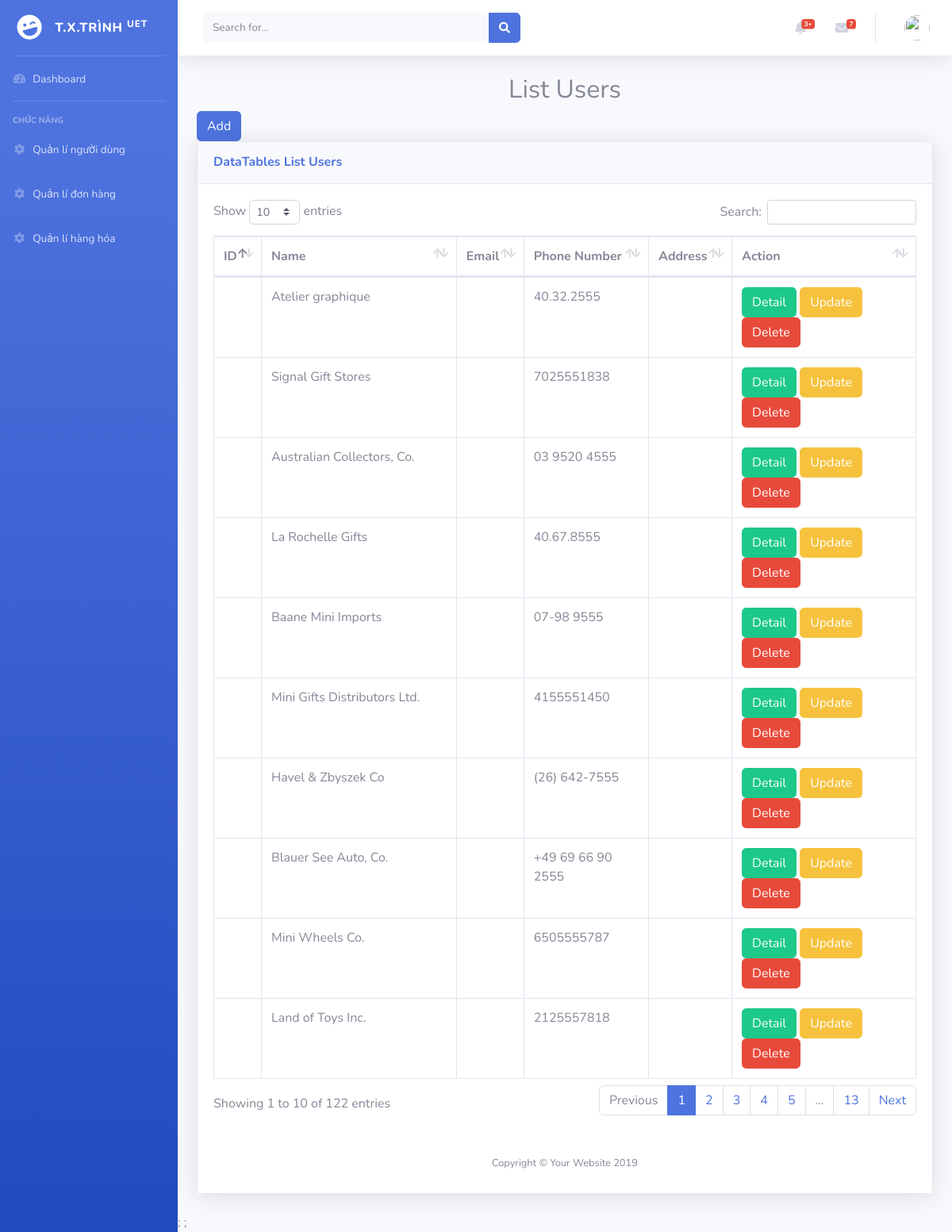
The page /admin/index.php?mod=customer (signed in) on the database its author committed.
### tables this page shows
CREATE TABLE `customers`  (
  `customerNumber` int(11) NOT NULL,
  `customerName` varchar(50) NOT NULL,
  `contactLastName` varchar(50) NOT NULL,
  `contactFirstName` varchar(50) NOT NULL,
  `phone` varchar(50) NOT NULL,
  `addressLine1` varchar(50) NOT NULL,
  `city` varchar(50) NOT NULL,
  `country` varchar(50) NOT NULL,
  PRIMARY KEY (`customerNumber`) USING BTREE
);

### admin/controllers/CustomerController.php (called while the page is built, shortened)
<?php
	class CustomerController{
		var $cate_model;
		function __construct(){
			$this->cate_model = new customer();
		}
		public function list(){
			$customers = $this->cate_model->All();
			require_once('views/customer/customer_list.php');
		}
	}
 ?>

### admin/models/Connection.php (called while the page is built, shortened)
<?php
	class Connection{
	    function __construct(){
		    $servername = "localhost";
		    $username = "root";
		    $password = "";
		    $dbname = "sport_shop";
		    $this->conn = new mysqli($servername, $username, $password, $dbname);
	    }
	}
 ?>

### admin/models/Model.php (called while the page is built, shortened)
<?php
require_once('Connection.php');
class Model{
	var $connection;
       var $table = '';
	function __construct(){
		$conn_obj = new Connection();
		$this->connection = $conn_obj->conn;
	}
	function All(){
	    $query = "SELECT * FROM ".$this->table;
	    $data = array();
	    $result = $this->connection->query($query);
	    while($row = $result->fetch_assoc()) {
	    	$data[] = $row;
	    }
	    return $data;
	}
}
?>

### admin/views/customer/customer_list.php (the view, shortened to what this page needs)
<!DOCTYPE html>
<html lang="en">
<?php require_once('public/require/head.php') ?>
<body id="page-top">
  <div id="wrapper">
    <?php require_once('public/require/sidebar.php') ?>
    <div id="content-wrapper" class="d-flex flex-column">
      <div id="content">
        <?php require_once('public/require/header.php') ?>
      <div class="container-fluid">
        <h2 align="center">List Users</h2>
        <a href="?mod=customer&act=add" class="btn btn-primary">Add</a>
        <div class="card shadow mb-4">
            <div class="card-header py-3">
              <h6 class="m-0 font-weight-bold text-primary">DataTables List Users</h6>
            </div>
            <div class="card-body">
              <div class="table-responsive">
                <table class="table table-bordered" id="dataTable" width="100%" cellspacing="0">
            <thead>
              <tr>
                    <th>ID</th>
                    <th>Name</th>
                    <th>Email</th>
                    <th>Phone Number</th>
                    <th>Address</th>
                    <th>Action</th>
                  </tr>
            </thead>
            <tbody>
            <?php foreach ($customers as $cus) { ?>
              <tr>
                    <td><?= $cus['id'] ?></td>
                    <td><?= $cus['customerName'] ?></td>
                    <td><?= $cus['email'] ?></td>
                    <td><?= $cus['phone'] ?></td>
                    <td><?= $cus['addressLine'] ?></td>
                    <td><a href="?mod=customer&act=detail&id=<?= $cus['id'] ?>" class="btn btn-success">Detail</a>
                    <a href="?mod=customer&act=update&id=<?= $cus['id'] ?>" class="btn btn-warning">Update</a>
                    <a href="?mod=customer&act=delete&id=<?= $cus['id'] ?>" onclick="return confirm('Bạn chắc chắn muốn xóa?');" class="btn btn-danger">Delete</a></td>
                  </tr>
            <?php } ?>
            </tbody>
          </table>
      </div>
      </div>
      <?php require_once('public/require/footer.php') ?>
    </div>
  </div>
  <?php require_once('public/require/logout_modal.php') ?>;
  <?php require_once('public/require/js.php') ?>;
</body>
</html>

### rows shown on the page
customers: customerName "Atelier graphique", phone "40.32.2555"
customers: customerName "Signal Gift Stores", phone "7025551838"
customers: customerName "Australian Collectors, Co.", phone "03 9520 4555"
customers: customerName "La Rochelle Gifts", phone "40.67.8555"
customers: customerName "Baane Mini Imports", phone "07-98 9555"
customers: customerName "Mini Gifts Distributors Ltd.", phone "4155551450"
customers: customerName "Havel & Zbyszek Co", phone "(26) 642-7555"
customers: customerName "Blauer See Auto, Co.", phone "+49 69 66 90 2555"
customers: customerName "Mini Wheels Co.", phone "6505555787"
customers: customerName "Land of Toys Inc.", phone "2125557818"
